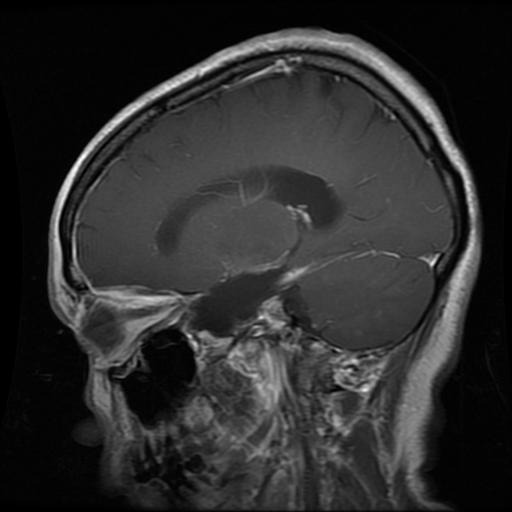
#> input picture Data/Training/glioma_tumor/gg (102).jpg, 512 x 512 px; its folder holds only this picture in this run
$ jupyter execute --allow-errors svm.ipynb
#> lines starting #> are read from the running program, lines starting #| are printed output that depends on the picture
#> further down, cimg is the input picture: shape (512, 512); min 0, max 255, mean 45
#> `cimg = cv2.resize(cimg, (32, 32))`:
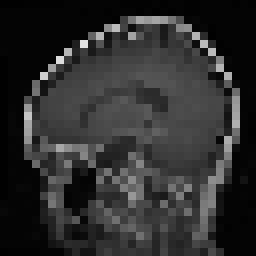
#> cimg: shape (32, 32) (shown 8 times larger); min 0, max 226, mean 45.5
#> `image = np.array(cimg).flatten()`: image = 1024 values, max 226 at index 170, min 0 at index 1, mean 45.5
#> pass 2 of the loop `for category in categories:`:
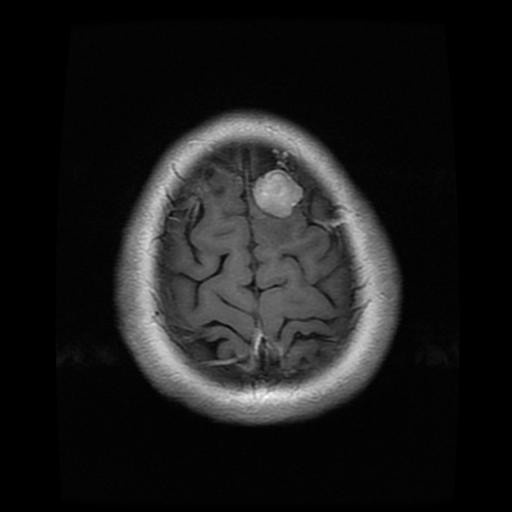
#> input picture Data/Training/meningioma_tumor/m (117).jpg, 512 x 512 px
#> cimg is the input picture: shape (512, 512); min 0, max 255, mean 26.9
#> `cimg = cv2.resize(cimg, (32, 32))`:
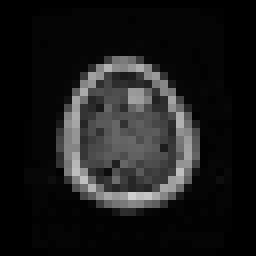
#> cimg: shape (32, 32) (shown 8 times larger); min 0, max 206, mean 27
#> image = 1024 values, max 206 at index 784, min 0 at index 0, mean 26.99
[cell 1]
import numpy as np
import os
import cv2

import matplotlib.pyplot as plt
from sklearn import svm
import pickle

[cell 2]
dir = 'Data/Training/'
categories = ['glioma_tumor', 'meningioma_tumor', 'no_tumor', 'pituitary_tumor']

data = []
data2 = []

#> (the rest of this cell did not finish here and is left out)

[cell 3]
#pp = open('data.pickle', 'rb')
#data = pickle.load(pp)
#pp.close()

import random
random.shuffle(data)
random.shuffle(data2)

Xtrain = []
Ytrain = []
Xtest = []
Ytest = []


for feature, label in data:
    Xtrain.append(feature)
    Ytrain.append(label)
#> this loop made 2 passes
#> label on passes 1 to 2: 0, 1
#> after the loop, Xtrain = 2 items; Ytrain = [0, 1]

for feature, label in data2:
    Xtest.append(feature)
    Ytest.append(label)
#> after the loop, Xtest = []; Ytest = []
